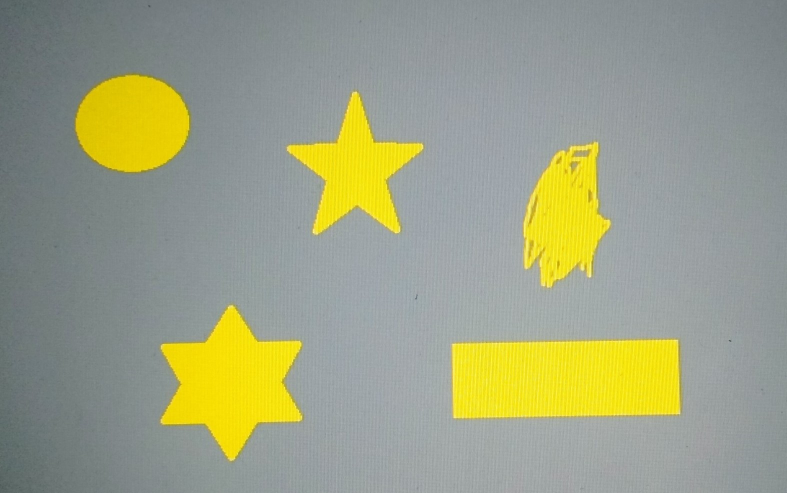
#> input picture img_123.jpg, 1573 x 986 px, found by its file name (shown at 1/2 size)
$ jupyter execute TTXLA_T5_C2.ipynb   (older library calls are emulated)
#> lines starting #> are read from the running program, lines starting #| are printed output that depends on the picture; after the words box and inside, x2 and y2 are one past the last pixel; in counts of white or black regions, pixels touching at a corner belong together; long printed decimals are rounded
# THỰC TẬP XỬ LÍ ẢNH CHIỀU THỨ 5 UTE
# CHƯƠNG 2

## KHAI BÁO THƯ VIỆN CẦN DÙNG

[cell 1]
from skimage import color, exposure, data, morphology
from skimage.filters import sobel, gaussian, threshold_otsu
import matplotlib.pyplot as plt
import numpy as np
from skimage.transform import rotate,rescale,resize

## KHỞI TẠO HÀM HIỂN THỊ ẢNH

[cell 2]
def plot_comparison(original, filtered, title_filtered):
    ''' Hàm này hiển thị ra hai ảnh cạnh nhau, mỗi ảnh được hiển thị bằng màu xám.
    Phần tử bên trái sẽ hiển thị hình ảnh gốc, tiêu để là original.
    Phần tử bên phải sẽ hiển thị hình ảnh đã được lọc, tiêu đề tự đặt.
    Các trục (axis) của các phần tử hình ảnh sẽ được tắt đi (không hiển thị).'''
    fig, (ax1, ax2) = plt.subplots(ncols=2, figsize=(8, 6), sharex=True, sharey=True)
    ax1.imshow(original, cmap=plt.cm.gray)
    ax1.set_title("original")
    ax1.axis("off")
    ax2.imshow(filtered, cmap=plt.cm.gray)
    ax2.set_title(title_filtered)
    ax2.axis("off")
def show_image(image, title='Image', cmap_type='gray'):
    ''' Hàm này hiển thị một ảnh, tiêu đề tự đặt.
    Trục (axis) của các phần tử hình ảnh sẽ được tắt đi (không hiển thị)'''
    plt.figure()
    plt.imshow(image, cmap=cmap_type)
    plt.title(title)
    plt.axis('off')
    plt.show()

## LỌC CẠNH BẰNG BỘ LỌC SOBEL

[cell 3]
    # Đọc ảnh từ đường dẫn
image = plt.imread('D:/DOCUMENT/img_123.jpg')
#> image is the input picture: shape (986, 1573, 3); mean R, G, B 156.1, 160.1, 132.6
    # chuyển sang ảnh gray
img_gray = color.rgb2gray(image)
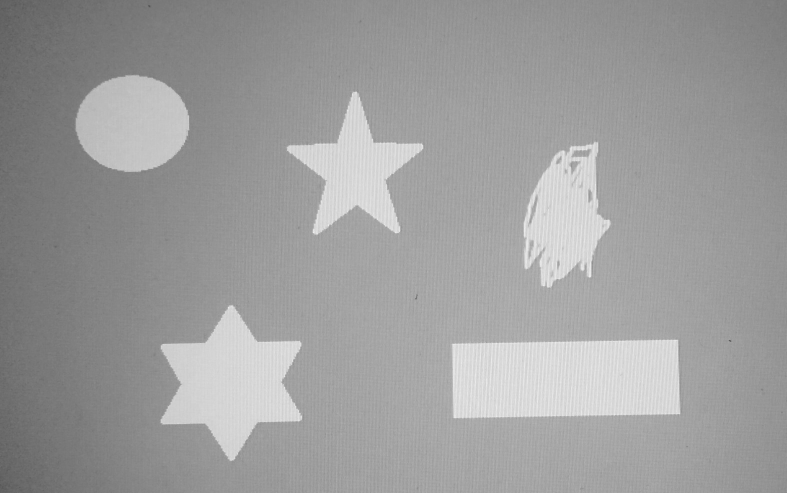
#> img_gray: shape (986, 1573) float64 (shown at 1/2 size); min 0.247, max 0.977, mean 0.617
    # hiển thị ảnh gốc và ảnh gray
plot_comparison(image,img_gray,'gray')
    # lọc ảnh bằng bộ lọc sobel
edge_sobel = sobel(img_gray)
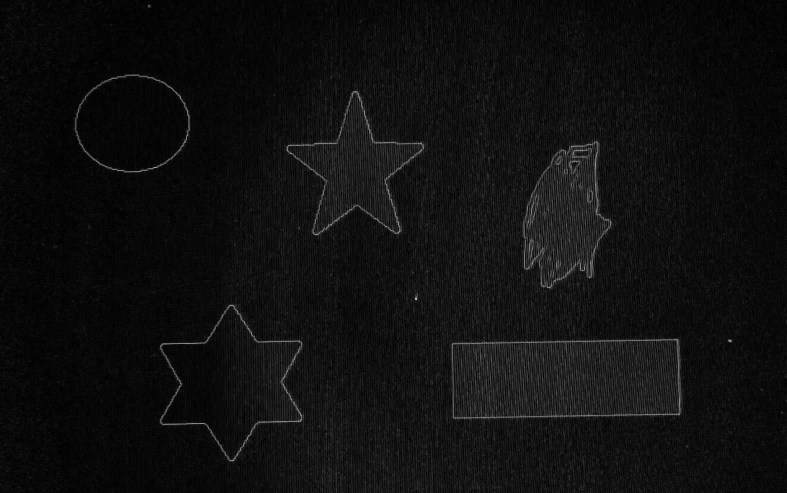
#> edge_sobel: shape (986, 1573) float64 (shown at 1/2 size); min 0, max 0.287, mean 0.0176; drawn with min black and max white
    # hiển thị ảnh gốc và ảnh đã lọc sobel
show_image(image, 'Original')
#> in show_image, `plt.show()`:
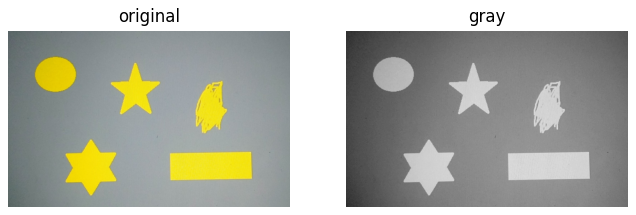
#> figure drawn by matplotlib, 2 panels
show_image(edge_sobel, 'Edges with Sobel')
    # in ra giá trị min và max của ảnh đã lọc sobel
print([edge_sobel.min(),edge_sobel.max()])
#| [0.0, 0.2867]

## LỌC NHIỄU BẰNG BỘ LỌC GAUSSIAN

[cell 4]
    # lọc ảnh bằng bộ lọc gaussian với các hệ số sigma khác nhau
gaussian_anh1 = gaussian(img_gray,sigma=1,channel_axis=True)
gaussian_anh2 = gaussian(img_gray,sigma=5,channel_axis=True)
gaussian_anh3 = gaussian(img_gray,sigma=10,channel_axis=True)
    # hiển thị kết quả
show_image(image, "Original")
show_image(gaussian_anh1, "Sigma = 1")
show_image(gaussian_anh2, "Sigma = 5")
show_image(gaussian_anh3, "Sigma = 10")
    # in ra giá trị min và max của các ảnh kết quả
print([gaussian_anh1.min(),gaussian_anh1.max()])
#| [0.3005, 0.9625]
print([gaussian_anh1.min(),gaussian_anh1.max()])
#| [0.3005, 0.9625]
print([gaussian_anh1.min(),gaussian_anh1.max()])
#| [0.3005, 0.9625]
    # in ra kích thước ảnh kết quả
print(gaussian_anh1.shape)
#| (986, 1573)
print(gaussian_anh2.shape)
#| (986, 1573)
print(gaussian_anh3.shape)
#| (986, 1573)

## CÂN BẰNG HISTOGRAM

[cell 5]
    # cân bằng histogram
img_eq = exposure.equalize_hist(img_gray)
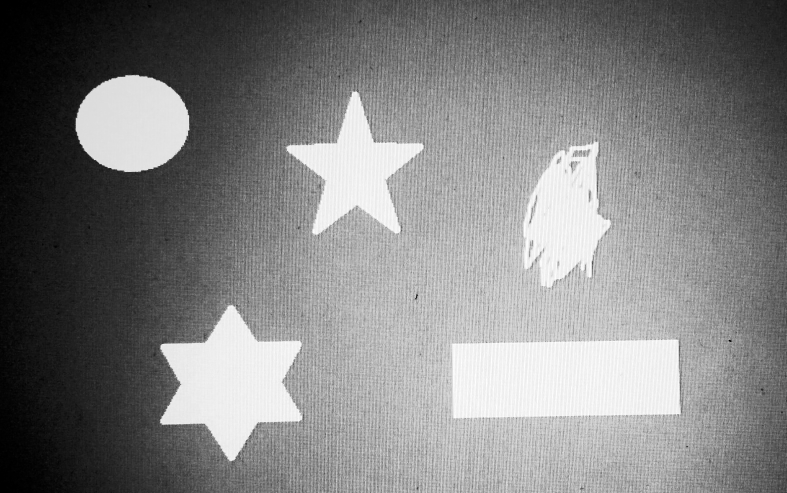
#> img_eq: shape (986, 1573) float64 (shown at 1/2 size); min 6.45e-07, max 1, mean 0.505
    # hiển thị ảnh gray và ảnh đã cân bằng histogram
show_image(img_gray, 'Original')
show_image(img_eq, 'Resulting image')

## KHẢO SÁT LƯỢT ĐỒ XÁM

[cell 6]
    # cân bằng lượt đồ mức xám cho ảnh gray
plt.hist(img_gray.ravel(), bins=256)
    # đặt tên khung hình và hiển thị
plt.title('Gray Histogram')
plt.figure()
plt.axis('off')
plt.imshow(img_gray)
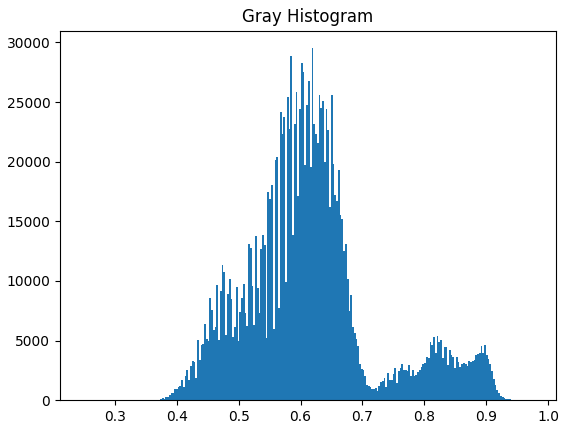
#> figure drawn by matplotlib, 1 panel; tallest bar 29512 high, from x = 0.618 to 0.621

## TĂNG CƯỜNG ĐỘ TƯƠNG PHẢN SỬ DỤNG CÂN BẰNG LƯỢT ĐỒ MỨC XÁM

[cell 7]
    # ứng dụng phương pháp tăng cường cảnh cục bộ để tăng cường độ tương phản của ảnh
adapthist_eq_image = exposure.equalize_adapthist(img_gray, clip_limit= 0.8)
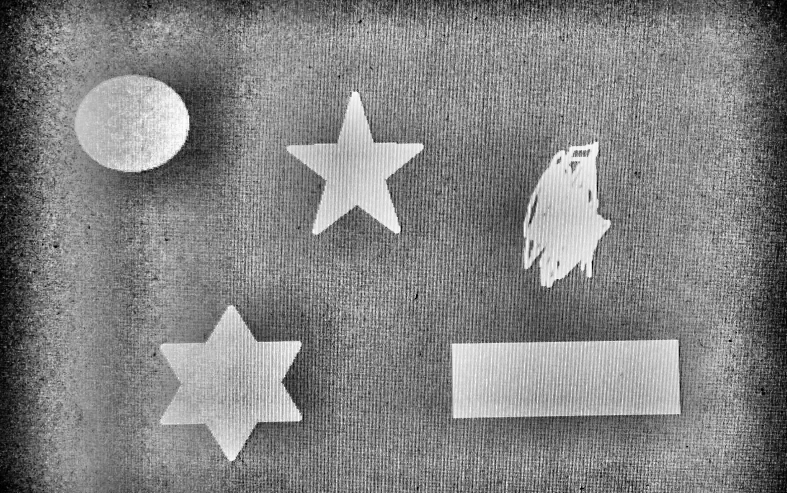
#> adapthist_eq_image: shape (986, 1573) float64 (shown at 1/2 size); min 0, max 1, mean 0.513
    # Hiển thị kết quả và so sánh
show_image(img_gray)
show_image(adapthist_eq_image, '#adapthist eq image') # phương pháp tăng cường ảnh cục bộ
show_image(img_eq, 'hist eq image') # tăng cường ảnh truyền thống

## XỬ LÍ HÌNH THÁI HỌC

[cell 8]
    # tìm ngưỡng thích hợp bằng phương pháp otsu
thresh = threshold_otsu(img_gray)
#> thresh = 0.702
    # Lấy ngưỡng cho ảnh xám
binary = img_gray > thresh
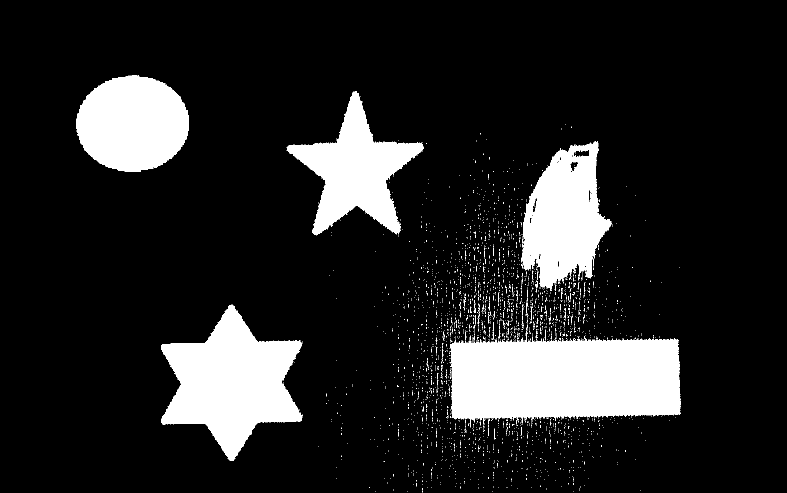
#> binary: shape (986, 1573) bool (shown at 1/2 size); 14.2% white; 3649 white regions (3640 under 20 px), largest, box (x1, y1, x2, y2) and area: (903, 661, 1361, 855) 68667, (322, 609, 604, 922) 47906, (152, 151, 378, 344) 33754
    # Định nghĩa thành phần cấu trúc là một hình chữ nhật 12x6
selem = morphology.rectangle(12,6)
    # Thực hiện việc xói mòn ảnh gray
erase= morphology.binary_erosion(binary,selem=selem)
#> erase: shape (986, 1573) bool; 11.7% white; 10 white regions (2 under 20 px), largest, box (x1, y1, x2, y2) and area: (906, 686, 1358, 831) 61369, (327, 617, 599, 916) 42161, (158, 157, 376, 338) 30194
    # Hiển thị kết quả
plot_comparison(binary, erase, 'Erosion-gray')
print('ngưỡng otsu:',thresh)
#| ngưỡng otsu: 0.7017
    # Thực hiện việc giản nở ảnh gray và hiển thị kết quả
dilated  = morphology.binary_dilation(binary,selem=selem)
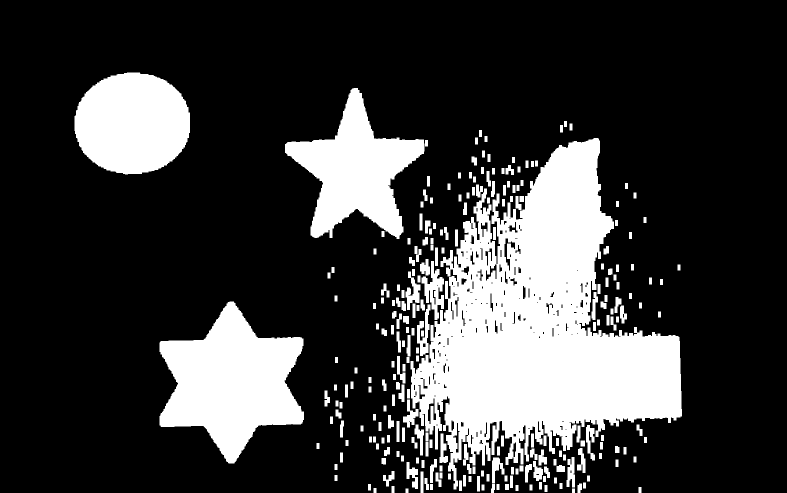
#> dilated: shape (986, 1573) bool (shown at 1/2 size); 22.9% white; 259 white regions, largest, box (x1, y1, x2, y2) and area: (821, 276, 1364, 979) 187251, (319, 603, 608, 927) 54003, (570, 176, 849, 478) 38039
plot_comparison(binary, dilated, 'Dilation-gray')
    # thực hiện giản nở ảnh đã bị xóa mòn
dilated_image = morphology.binary_dilation(erase,selem=selem)
#> dilated_image: shape (986, 1573) bool; 13.5% white; 5 white regions, box (x1, y1, x2, y2) and area: (903, 680, 1360, 836) 67239, (324, 611, 601, 921) 47532, (155, 151, 378, 343) 33599, (577, 184, 844, 469) 30660, (1048, 285, 1220, 575) 29664
plot_comparison(erase, dilated_image, 'Erosion-Dilation')

## XOAY ẢNH VÀ THAY ĐỔI KÍCH THƯỚC VỚI KỸ THUẬT KHỬ RĂNG CƯA

[cell 9]
    # xoay ảnh thẳng đứng so với ảnh gốc
resizeImg= resize(image,(256,256))
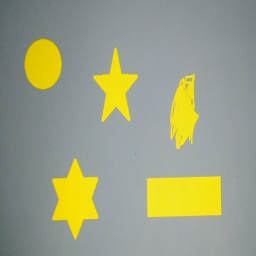
#> resizeImg: shape (256, 256, 3) float64; mean R, G, B 0.612, 0.628, 0.52
RotatedImage= rotate(resizeImg,90)
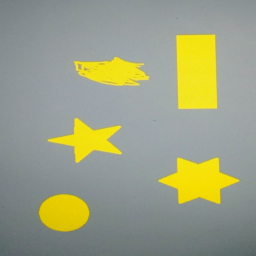
#> RotatedImage: shape (256, 256, 3) float64; mean R, G, B 0.612, 0.628, 0.52
    # Tăng kích thước lên 2 lần sử dụng kỹ thuật khử răng cưa
Zoom_2x_A= rescale(RotatedImage,20,anti_aliasing=True,channel_axis=-1)
    # tăng kích thước lên 2 lần không sử dụng kỹ thuật khử răng cưa
Zoom_2x_B= rescale(RotatedImage,20,anti_aliasing=False,channel_axis=-1)
    # hiển thị kết quả
show_image(Zoom_2x_A, 'with')
show_image(Zoom_2x_B, 'without')
    # Tách một khung ảnh 100*100 cho cả hai trường hợp trên
Crop_A =resize (Zoom_2x_A, (100, 100), anti_aliasing=True)
Crop_B =resize (Zoom_2x_B, (100, 100), anti_aliasing=True)
    # hiển thị kết quả và so sánh
plot_comparison(Crop_A,Crop_B,"compare")
